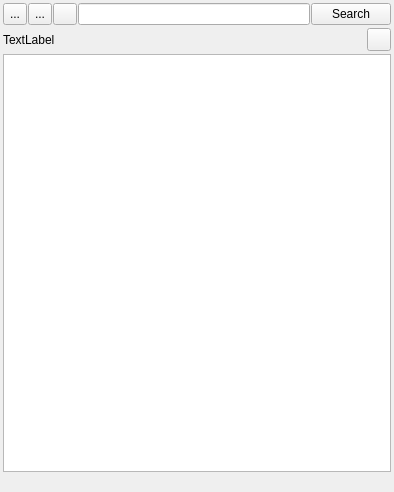
<?xml version="1.0" encoding="UTF-8"?>
<ui version="4.0">
 <class>MainWindow</class>
 <widget class="QWidget" name="MainWindow">
  <property name="geometry">
   <rect>
    <x>0</x>
    <y>0</y>
    <width>394</width>
    <height>492</height>
   </rect>
  </property>
  <property name="windowTitle">
   <string>Series-app</string>
  </property>
  <property name="windowIcon">
   <iconset resource="icons.qrc">
    <normaloff>:/icons/asteroid_64.png</normaloff>:/icons/asteroid_64.png</iconset>
  </property>
  <property name="windowOpacity">
   <double>1.000000000000000</double>
  </property>
  <layout class="QVBoxLayout" name="verticalLayout_2">
   <property name="spacing">
    <number>3</number>
   </property>
   <property name="leftMargin">
    <number>3</number>
   </property>
   <property name="topMargin">
    <number>3</number>
   </property>
   <property name="rightMargin">
    <number>3</number>
   </property>
   <property name="bottomMargin">
    <number>3</number>
   </property>
   <item>
    <widget class="QStackedWidget" name="stackedWidget">
     <property name="currentIndex">
      <number>0</number>
     </property>
     <widget class="QWidget" name="page_main">
      <layout class="QGridLayout" name="gridLayout">
       <property name="leftMargin">
        <number>0</number>
       </property>
       <property name="topMargin">
        <number>0</number>
       </property>
       <property name="rightMargin">
        <number>0</number>
       </property>
       <property name="bottomMargin">
        <number>0</number>
       </property>
       <item row="0" column="0">
        <layout class="QVBoxLayout" name="verticalLayout">
         <property name="spacing">
          <number>3</number>
         </property>
         <item>
          <layout class="QHBoxLayout" name="horizontalLayout">
           <property name="spacing">
            <number>1</number>
           </property>
           <item>
            <widget class="QToolButton" name="settingsButton">
             <property name="minimumSize">
              <size>
               <width>0</width>
               <height>22</height>
              </size>
             </property>
             <property name="text">
              <string>...</string>
             </property>
            </widget>
           </item>
           <item>
            <widget class="QToolButton" name="backButton">
             <property name="minimumSize">
              <size>
               <width>0</width>
               <height>22</height>
              </size>
             </property>
             <property name="text">
              <string>...</string>
             </property>
             <property name="icon">
              <iconset resource="icons.qrc">
               <normaloff>:/back</normaloff>:/back</iconset>
             </property>
            </widget>
           </item>
           <item>
            <widget class="QToolButton" name="refreshButton">
             <property name="sizePolicy">
              <sizepolicy hsizetype="Fixed" vsizetype="Fixed">
               <horstretch>0</horstretch>
               <verstretch>0</verstretch>
              </sizepolicy>
             </property>
             <property name="minimumSize">
              <size>
               <width>0</width>
               <height>22</height>
              </size>
             </property>
             <property name="text">
              <string/>
             </property>
             <property name="icon">
              <iconset resource="icons.qrc">
               <normaloff>:/refresh</normaloff>:/refresh</iconset>
             </property>
            </widget>
           </item>
           <item>
            <widget class="QLineEdit" name="lineEdit"/>
           </item>
           <item>
            <widget class="QPushButton" name="getButton">
             <property name="text">
              <string>Search</string>
             </property>
             <property name="icon">
              <iconset resource="icons.qrc">
               <normaloff>:/search</normaloff>:/search</iconset>
             </property>
            </widget>
           </item>
          </layout>
         </item>
         <item>
          <layout class="QHBoxLayout" name="horizontalLayout_2">
           <property name="spacing">
            <number>0</number>
           </property>
           <item>
            <widget class="QLabel" name="label">
             <property name="text">
              <string>TextLabel</string>
             </property>
             <property name="alignment">
              <set>Qt::AlignLeading|Qt::AlignLeft|Qt::AlignVCenter</set>
             </property>
            </widget>
           </item>
           <item>
            <widget class="QToolButton" name="starButton">
             <property name="sizePolicy">
              <sizepolicy hsizetype="Fixed" vsizetype="Fixed">
               <horstretch>0</horstretch>
               <verstretch>0</verstretch>
              </sizepolicy>
             </property>
             <property name="text">
              <string/>
             </property>
             <property name="icon">
              <iconset resource="icons.qrc">
               <normaloff>:/star_dim</normaloff>:/star_dim</iconset>
             </property>
            </widget>
           </item>
          </layout>
         </item>
         <item>
          <widget class="QListWidget" name="listWidget">
           <property name="alternatingRowColors">
            <bool>true</bool>
           </property>
          </widget>
         </item>
         <item>
          <widget class="QLabel" name="notifyLabel">
           <property name="enabled">
            <bool>true</bool>
           </property>
           <property name="text">
            <string/>
           </property>
          </widget>
         </item>
        </layout>
       </item>
      </layout>
     </widget>
     <widget class="QWidget" name="page_settings">
      <layout class="QVBoxLayout" name="verticalLayout_3">
       <item>
        <layout class="QGridLayout" name="gridLayout_2">
         <item row="0" column="0">
          <widget class="QLabel" name="label_2">
           <property name="text">
            <string>HTTP Proxy</string>
           </property>
          </widget>
         </item>
         <item row="0" column="1">
          <widget class="QLineEdit" name="lineEdit_ProxyAddress"/>
         </item>
         <item row="1" column="0">
          <widget class="QLabel" name="label_3">
           <property name="text">
            <string>Port</string>
           </property>
          </widget>
         </item>
         <item row="1" column="1">
          <widget class="QLineEdit" name="lineEdit_ProxyPort"/>
         </item>
        </layout>
       </item>
       <item>
        <layout class="QHBoxLayout" name="horizontalLayout_3">
         <item>
          <spacer name="horizontalSpacer">
           <property name="orientation">
            <enum>Qt::Horizontal</enum>
           </property>
           <property name="sizeHint" stdset="0">
            <size>
             <width>40</width>
             <height>20</height>
            </size>
           </property>
          </spacer>
         </item>
         <item>
          <widget class="QPushButton" name="pushButton_SettingsCancel">
           <property name="text">
            <string>Cancel</string>
           </property>
          </widget>
         </item>
         <item>
          <widget class="QPushButton" name="pushButton_SettingsOK">
           <property name="text">
            <string>OK</string>
           </property>
          </widget>
         </item>
        </layout>
       </item>
       <item>
        <widget class="QLabel" name="label_4">
         <property name="text">
          <string>Error Log:</string>
         </property>
        </widget>
       </item>
       <item>
        <widget class="QTextBrowser" name="textBrowser_ErrorLog"/>
       </item>
      </layout>
     </widget>
    </widget>
   </item>
  </layout>
  <action name="actionRe_download_seriesList">
   <property name="text">
    <string>Re-download seriesList</string>
   </property>
  </action>
  <action name="actionAdd_to_favourites">
   <property name="text">
    <string>Add to favourites</string>
   </property>
  </action>
  <action name="actionBack">
   <property name="text">
    <string>Back To Series List</string>
   </property>
  </action>
  <action name="actionClear_Search">
   <property name="text">
    <string>Clear Search</string>
   </property>
  </action>
  <action name="actionRe_download_episode_list">
   <property name="text">
    <string>Re-download episode list</string>
   </property>
   <property name="toolTip">
    <string>Re-download episode list</string>
   </property>
  </action>
 </widget>
 <layoutdefault spacing="6" margin="11"/>
 <resources>
  <include location="icons.qrc"/>
 </resources>
 <connections/>
</ui>
